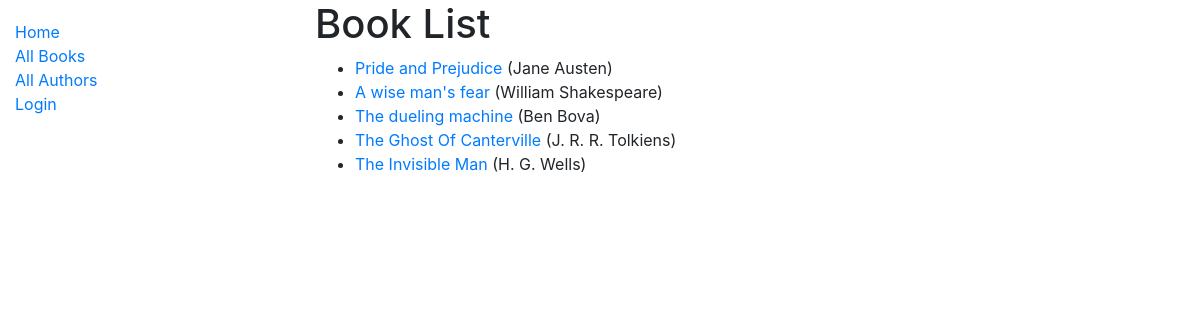
/catalog/books/, run on the app's committed database.
### catalog/models.py (models this page shows, shortened)
class Book(models.Model):
    title = models.CharField(max_length=200)
    author = models.ForeignKey('Author', on_delete=models.SET_NULL, null=True)
    summary = models.TextField(max_length=1000, help_text='Enter a brief description of the book.')
    isbn = models.CharField('ISBN', max_length=13, help_text='13 Character <a href="https://www.isbn-international.org/content/what-isbn">ISBN number</a>')
    genre = models.ManyToManyField(Genre, help_text='Select a genre for this book')
    def get_absolute_url(self):
        return reverse('book-detail', args=[str(self.id)])
    def display_genre(self):
        """Create a string for the Genre. This is required to display genre in Admin."""
        return ', '.join(genre.name for genre in self.genre.all()[:3])
    display_genre.short_description = "Genre"

class Author(models.Model):
    first_name = models.CharField(max_length=100)
    last_name = models.CharField(max_length=100)
    date_of_birth = models.DateField(null=True, blank=True)
    date_of_death = models.DateField('died', null=True, blank=True)
    def __str__(self):
        return '{0} {1}'.format(self.first_name, self.last_name)
    class Meta:
        ordering = ['last_name', 'first_name']

### catalog/views.py (the view)
# urls.py: path('books/', views.BookListView.as_view(), name='books'),
class BookListView(generic.ListView):
    model = Book
    paginate_by = 10

### catalog/templates/catalog/book_list.html
{% extends "base_generic.html" %}
{% block content %}
  <h1>Book List</h1>
  {% if book_list %}
  <ul>
    {% for book in book_list %}
      <li>
        <a href="{{ book.get_absolute_url }}">{{ book.title }}</a> ({{book.author}})
      </li>
    {% endfor %}
  </ul>
  {% else %}
    <p>There are no books in the library.</p>
  {% endif %}
{% endblock %}

### data on the page
Book: title "Pride and Prejudice", author "Jane Austen"
Book: title "A wise man's fear", author "William Shakespeare"
Book: title "The dueling machine", author "Ben Bova"
Book: title "The Ghost Of Canterville", author "J. R. R. Tolkiens"
Book: title "The Invisible Man", author "H. G. Wells"
